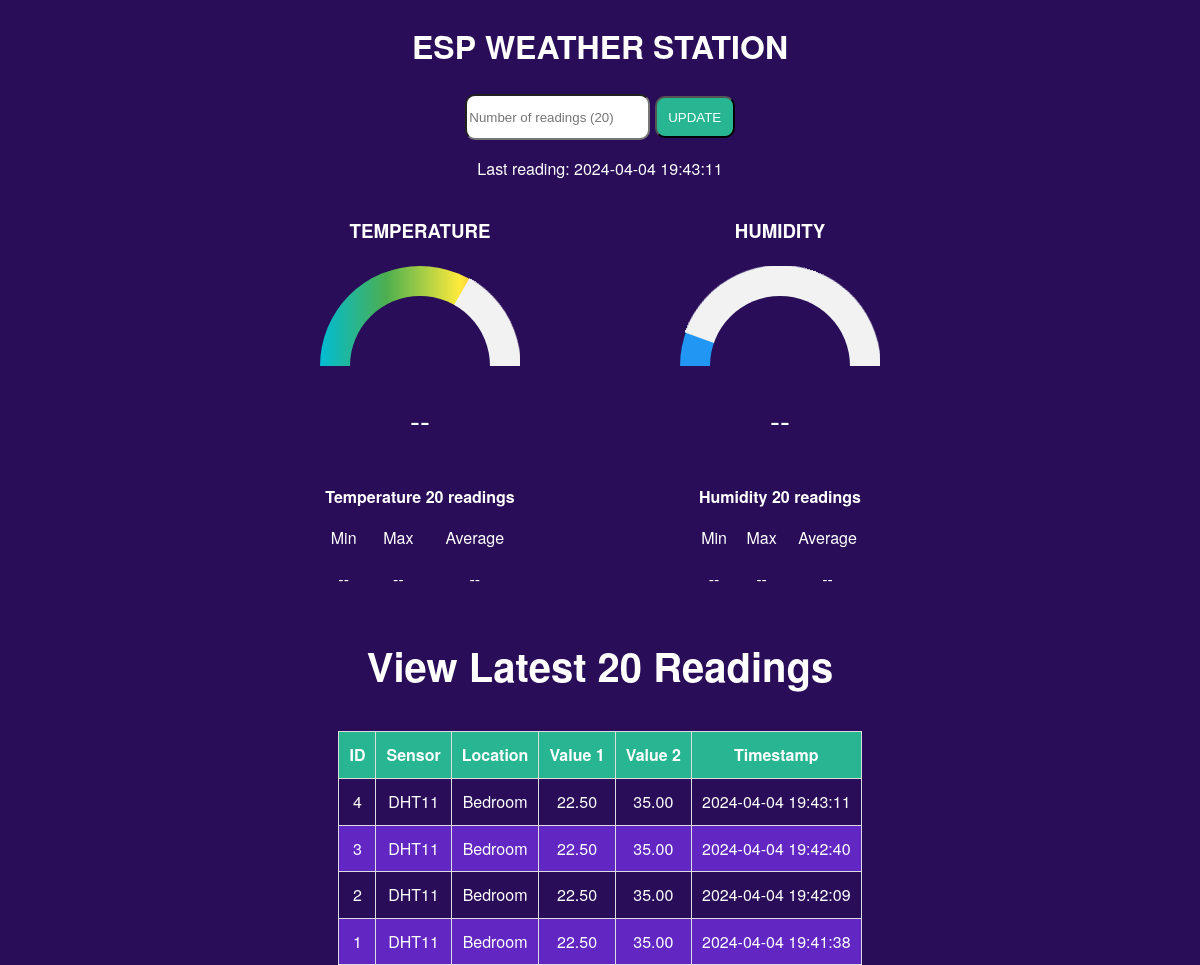
Before: /esp-weather-station.php with the older database file.
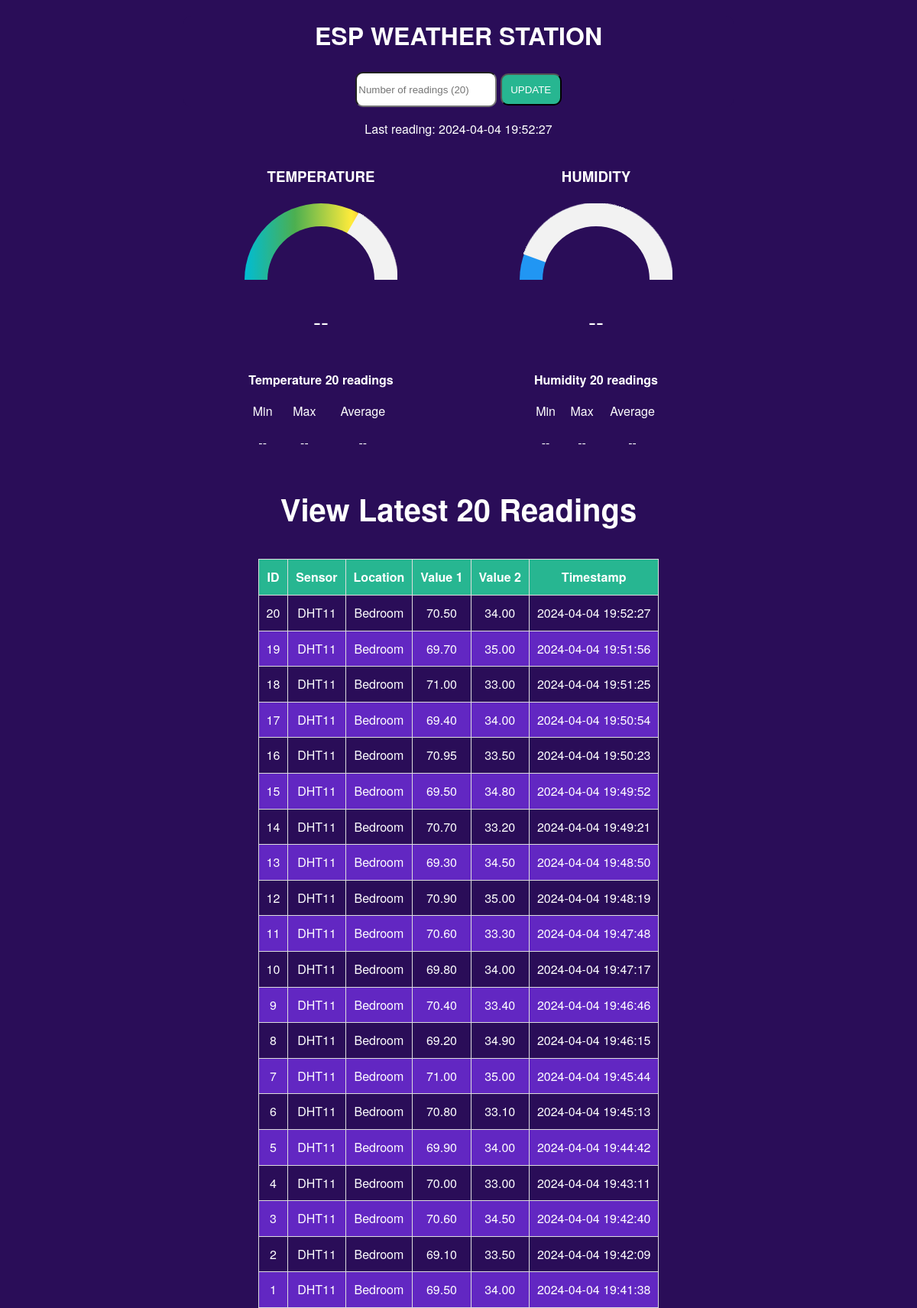
After: the same page with the newer database file.
### tables this page shows
CREATE TABLE `SensorData` (
  `id` int UNSIGNED NOT NULL,
  `sensor` varchar(30) NOT NULL,
  `location` varchar(30) NOT NULL,
  `value1` varchar(10) DEFAULT NULL,
  `value2` varchar(10) DEFAULT NULL,
  `reading_time` timestamp NULL DEFAULT CURRENT_TIMESTAMP ON UPDATE CURRENT_TIMESTAMP
);

### esp-database.php (called while the page is built, shortened)
<?php
  $servername = "db";
  $dbname = "php_docker";
  $username = "php_docker";
  $password = "password";
  function getAllReadings($limit) {
    global $servername, $username, $password, $dbname;
    $conn = new mysqli($servername, $username, $password, $dbname);
    $sql = "SELECT id, sensor, location, value1, value2, reading_time FROM SensorData order by reading_time desc limit " . $limit;
    if ($result = $conn->query($sql)) {
      return $result;
    }
    else {
      return false;
    }
  }
  function getLastReadings() {
    global $servername, $username, $password, $dbname;
    $conn = new mysqli($servername, $username, $password, $dbname);
    $sql = "SELECT id, sensor, location, value1, value2, reading_time FROM SensorData order by reading_time desc limit 1" ;
    if ($result = $conn->query($sql)) {
      return $result->fetch_assoc();
    }
    else {
      return false;
    }
  }
?>

### esp-weather-station.php (the view, shortened to what this page needs)
<?php
    include_once('esp-database.php');
    if (isset($_GET["readingsCount"])){
      $data = $_GET["readingsCount"];
      $data = trim($data);
      $data = stripslashes($data);
      $data = htmlspecialchars($data);
      $readings_count = $_GET["readingsCount"];
    }
    else {
      $readings_count = 20;
    }
    $last_reading = getLastReadings();
    $last_reading_time = $last_reading["reading_time"];
?>
<!DOCTYPE html>
<html>
    <head><meta http-equiv="Content-Type" content="text/html; charset=utf-8">
        <link rel="stylesheet" type="text/css" href="esp-style.css">
    </head>
    <header class="header">
        <h1>ESP Weather Station</h1>
        <form method="get">
            <input type="number" name="readingsCount" min="1" placeholder="Number of readings (<?php echo $readings_count; ?>)">
            <input type="submit" value="UPDATE">
        </form>
    </header>
<body background="#F5EEE6">
    <p>Last reading: <?php echo $last_reading_time; ?></p>
    <section class="content">
	    <div class="box gauge--1">
	    <h3>TEMPERATURE</h3>
              <div class="mask">
			  <div class="semi-circle"></div>
			  <div class="semi-circle--mask"></div>
			</div>
		    <p style="font-size: 30px;" id="temp">--</p>
		    <table cellspacing="5" cellpadding="5">
		        <tr>
		            <th colspan="3">Temperature <?php echo $readings_count; ?> readings</th>
	            </tr>
		        <tr>
		            <td>Min</td>
                    <td>Max</td>
                    <td>Average</td>
                </tr>
                <tr>
                    <td id="min_temp">--</td>
                    <td id="max_temp">--</td>
                    <td id="avg_temp">--</td>
                </tr>
            </table>
        </div>
        <div class="box gauge--2">
            <h3>HUMIDITY</h3>
            <div class="mask">
                <div class="semi-circle"></div>
            </div>
            <p style="font-size: 30px;" id="humi">--</p>
            <table cellspacing="5" cellpadding="5">
                <tr>
                    <th colspan="3">Humidity <?php echo $readings_count; ?> readings</th>
                </tr>
                <tr>
                    <td>Min</td>
                    <td>Max</td>
                    <td>Average</td>
                </tr>
                <tr>
                    <td id="min_humi">--</td>
                    <td id="max_humi">--</td>
                    <td id="avg_humi">--</td>
                </tr>
            </table>
        </div>
    </section>
<?php
    echo '<h2>View Latest ' . $readings_count . ' Readings</h2>
    <table cellspacing="5" cellpadding="5" id="tableReadings">
        <tr>
            <th>ID</th>
            <th>Sensor</th>
            <th>Location</th>
            <th>Value 1</th>
            <th>Value 2</th>
            <th>Timestamp</th>
        </tr>
        <tbody id="tableBody">';
    $result = getAllReadings($readings_count);
    if ($result) {
        while ($row = $result->fetch_assoc()) {
            echo '<tr>
            <td>' . $row["id"] . '</td>
            <td>' . $row["sensor"] . '</td>
            <td>' . $row["location"] . '</td>
            <td>' . $row["value1"] . '</td>
            <td>' . $row["value2"] . '</td>
            <td>' . $row["reading_time"] . '</td>
            </tr>';
        }
    }
    echo '</tbody></table>';
?>
</body>
</html>

### esp-style.css (style rules this page uses)
body { width: 60%; margin: auto; text-align: center; font-family: 'Helvetica Neue', Arial, sans-serif; color: #ffffff; background: #2a0d58; line-height: 1.6; top: 50%; left: 50%; }
table { margin-left: auto; margin-right: auto; }
div { margin-left: auto; margin-right: auto; }
h2 { font-size: 2.5rem; color: #ffffff; }
.header { margin: 0 0 0 0; background: #2a0d58; color: white; border-radius: 10px; }
h1 { font-size: 2rem; font-family: 'Helvetica Neue', Arial, sans-serif; text-align: center; text-transform: uppercase; color: #ffffff; }
.content { display: flex; }
.mask { position: relative; overflow: hidden; display: block; width: 12.5rem; height: 6.25rem; margin: 1.25rem; }
.semi-circle { position: relative; display: block; width: 12.5rem; height: 6.25rem; background: linear-gradient(to right, #00bcd4 0%, #4caf50 33%, #ffeb3b 70%, #f44336 100%); border-radius: 50% 50% 50% 50% / 100% 100% 0% 0%; }
.semi-circle::before { content: ""; position: absolute; bottom: 0; left: 50%; z-index: 2; display: block; width: 8.75rem; height: 4.375rem; margin-left: -4.375rem; background: #2a0d58; border-radius: 50% 50% 50% 50% / 100% 100% 0% 0%; }
.semi-circle--mask { position: absolute; top: 0; left: 0; width: 12.5rem; height: 12.5rem; background: transparent; transform: rotate(120deg) translate3d(0, 0, 0); transform-origin: center center; backface-visibility: hidden; transition: all 0.3s ease-in-out; }
.semi-circle--mask::before { content: ""; position: absolute; top: 0; left: 0%; z-index: 2; display: block; width: 12.625rem; height: 6.375rem; margin: -1px 0 0 -1px; background: #f2f2f2; border-radius: 50% 50% 50% 50% / 100% 100% 0% 0%; }
.gauge--2 .semi-circle { background: #2196f3; }
#tableReadings { border-collapse: collapse; }
#tableReadings td, #tableReadings th { border: 1px solid #ddd; padding: 10px; }
#tableReadings tr:nth-child(even) { background-color: #6227c2; }
#tableReadings th { padding: 10px; background: #27b691; color: white; }
input[type="submit"] { background: #27b691; width: 80px; height: 42.5px; border-radius: 10px; color: #ffffff; }
input[type="number"] { background: #ffffff; height: 40px; border-radius: 10px; }

Changed rows visible on the page:
added sensordata: reading_time "2024-04-04 19:52:27", id "20", sensor "DHT11", location "Bedroom", value1 "70.50", value2 "34.00"
added sensordata: id "19", sensor "DHT11", location "Bedroom", value1 "69.70", value2 "35.00", reading_time "2024-04-04 19:51:56"
added sensordata: id "18", sensor "DHT11", location "Bedroom", value1 "71.00", value2 "33.00", reading_time "2024-04-04 19:51:25"
added sensordata: id "17", sensor "DHT11", location "Bedroom", value1 "69.40", value2 "34.00", reading_time "2024-04-04 19:50:54"
added sensordata: id "16", sensor "DHT11", location "Bedroom", value1 "70.95", value2 "33.50", reading_time "2024-04-04 19:50:23"
added sensordata: id "15", sensor "DHT11", location "Bedroom", value1 "69.50", value2 "34.80", reading_time "2024-04-04 19:49:52"
added sensordata: id "14", sensor "DHT11", location "Bedroom", value1 "70.70", value2 "33.20", reading_time "2024-04-04 19:49:21"
added sensordata: id "13", sensor "DHT11", location "Bedroom", value1 "69.30", value2 "34.50", reading_time "2024-04-04 19:48:50"
added sensordata: id "12", sensor "DHT11", location "Bedroom", value1 "70.90", value2 "35.00", reading_time "2024-04-04 19:48:19"
added sensordata: id "11", sensor "DHT11", location "Bedroom", value1 "70.60", value2 "33.30", reading_time "2024-04-04 19:47:48"
added sensordata: id "10", sensor "DHT11", location "Bedroom", value1 "69.80", value2 "34.00", reading_time "2024-04-04 19:47:17"
added sensordata: id "9", sensor "DHT11", location "Bedroom", value1 "70.40", value2 "33.40", reading_time "2024-04-04 19:46:46"
added sensordata: id "8", sensor "DHT11", location "Bedroom", value1 "69.20", value2 "34.90", reading_time "2024-04-04 19:46:15"
added sensordata: id "7", sensor "DHT11", location "Bedroom", value1 "71.00", value2 "35.00", reading_time "2024-04-04 19:45:44"
added sensordata: id "6", sensor "DHT11", location "Bedroom", value1 "70.80", value2 "33.10", reading_time "2024-04-04 19:45:13"
added sensordata: id "5", sensor "DHT11", location "Bedroom", value1 "69.90", value2 "34.00", reading_time "2024-04-04 19:44:42"
changed sensordata id 4: value1 "22.50" → "70.00"; value2 "35.00" → "33.00"
changed sensordata id 3: value1 "22.50" → "70.60"; value2 "35.00" → "34.50"
changed sensordata id 2: value1 "22.50" → "69.10"; value2 "35.00" → "33.50"
changed sensordata id 1: value1 "22.50" → "69.50"; value2 "35.00" → "34.00"
Other visible differences:
$last_reading_time: "2024-04-04 19:43:11" → "2024-04-04 19:52:27"
